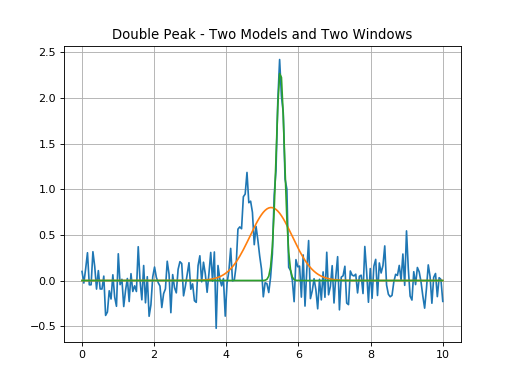

The Python source for this figure:
import numpy as np
import matplotlib.pyplot as plt

from astropy.modeling import models
from astropy import units as u

from specutils.spectra import Spectrum1D
from specutils.fitting import fit_lines

# Create a simple spectrum with a Gaussian.
np.random.seed(42)

g1 = models.Gaussian1D(1, 4.6, 0.2)
g2 = models.Gaussian1D(2.5, 5.5, 0.1)
x = np.linspace(0, 10, 200)
y = g1(x) + g2(x) + np.random.normal(0., 0.2, x.shape)

# Create the spectrum to fit
spectrum = Spectrum1D(flux=y*u.Jy, spectral_axis=x*u.um)

# Fit each peak
gl_init = models.Gaussian1D(amplitude=1.*u.Jy, mean=4.8*u.um, stddev=0.2*u.um)
gr_init = models.Gaussian1D(amplitude=2.*u.Jy, mean=5.3*u.um, stddev=0.2*u.um)
gl_fit, gr_fit = fit_lines(spectrum, [gl_init, gr_init], window=[(5.3*u.um, 5.8*u.um), (4.6*u.um, 5.3*u.um)])
yl_fit = gl_fit(x*u.um)
yr_fit = gr_fit(x*u.um)

plt.plot(x, y)
plt.plot(x, yl_fit)
plt.plot(x, yr_fit)
plt.title('Double Peak - Two Models and Two Windows')
plt.grid('on')
